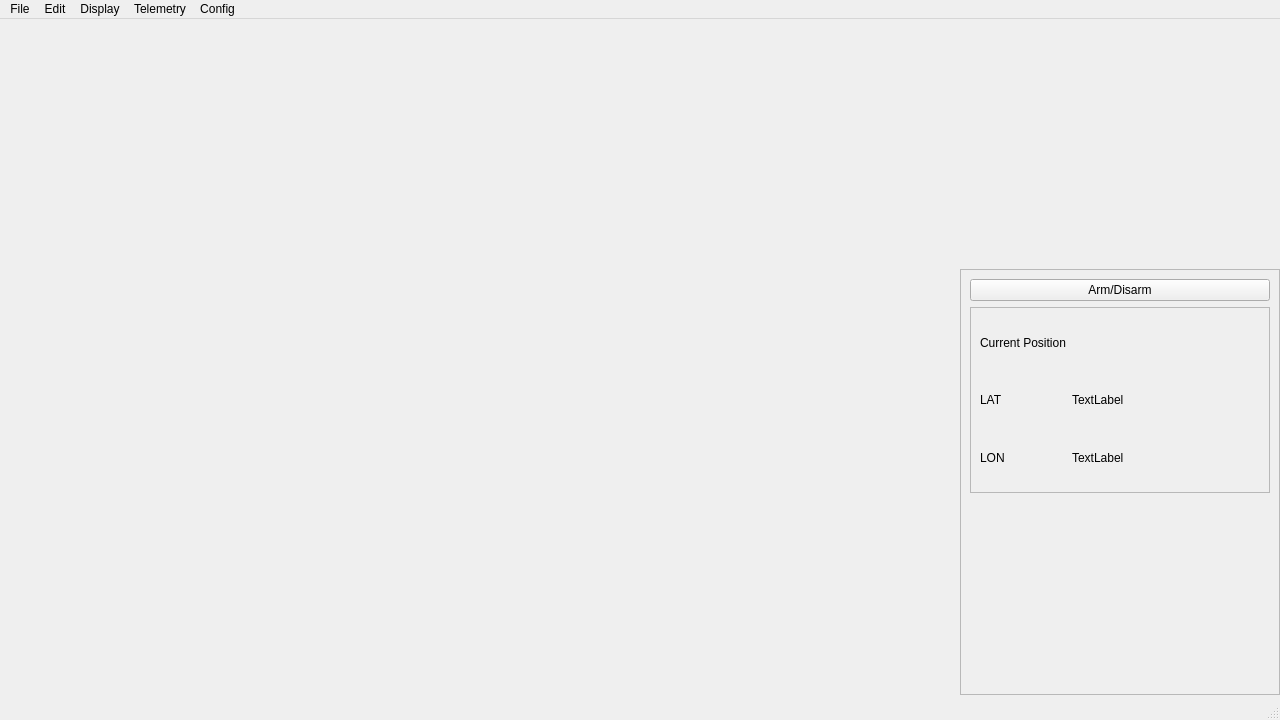
<?xml version="1.0" encoding="UTF-8"?>
<ui version="4.0">
 <class>MainWindow</class>
 <widget class="QMainWindow" name="MainWindow">
  <property name="geometry">
   <rect>
    <x>0</x>
    <y>0</y>
    <width>1280</width>
    <height>720</height>
   </rect>
  </property>
  <property name="sizePolicy">
   <sizepolicy hsizetype="Fixed" vsizetype="Fixed">
    <horstretch>0</horstretch>
    <verstretch>0</verstretch>
   </sizepolicy>
  </property>
  <property name="windowTitle">
   <string>RDT Ground Station</string>
  </property>
  <widget class="QWidget" name="centralwidget">
   <property name="sizePolicy">
    <sizepolicy hsizetype="Fixed" vsizetype="Fixed">
     <horstretch>0</horstretch>
     <verstretch>0</verstretch>
    </sizepolicy>
   </property>
   <widget class="QFrame" name="frame">
    <property name="geometry">
     <rect>
      <x>960</x>
      <y>250</y>
      <width>320</width>
      <height>426</height>
     </rect>
    </property>
    <property name="sizePolicy">
     <sizepolicy hsizetype="Fixed" vsizetype="Fixed">
      <horstretch>0</horstretch>
      <verstretch>0</verstretch>
     </sizepolicy>
    </property>
    <property name="frameShape">
     <enum>QFrame::StyledPanel</enum>
    </property>
    <property name="frameShadow">
     <enum>QFrame::Raised</enum>
    </property>
    <layout class="QVBoxLayout" name="verticalLayout">
     <item>
      <widget class="QPushButton" name="trackArm">
       <property name="text">
        <string>Arm/Disarm</string>
       </property>
      </widget>
     </item>
     <item>
      <widget class="QFrame" name="GPSframe">
       <property name="frameShape">
        <enum>QFrame::StyledPanel</enum>
       </property>
       <property name="frameShadow">
        <enum>QFrame::Raised</enum>
       </property>
       <layout class="QGridLayout" name="gridLayout">
        <item row="2" column="0">
         <widget class="QLabel" name="label_3">
          <property name="text">
           <string>LON</string>
          </property>
         </widget>
        </item>
        <item row="2" column="1">
         <widget class="QLabel" name="LonCord">
          <property name="text">
           <string>TextLabel</string>
          </property>
         </widget>
        </item>
        <item row="1" column="0">
         <widget class="QLabel" name="label_2">
          <property name="sizePolicy">
           <sizepolicy hsizetype="Maximum" vsizetype="Preferred">
            <horstretch>0</horstretch>
            <verstretch>0</verstretch>
           </sizepolicy>
          </property>
          <property name="text">
           <string>LAT</string>
          </property>
         </widget>
        </item>
        <item row="0" column="0">
         <widget class="QLabel" name="label">
          <property name="sizePolicy">
           <sizepolicy hsizetype="Preferred" vsizetype="Preferred">
            <horstretch>0</horstretch>
            <verstretch>0</verstretch>
           </sizepolicy>
          </property>
          <property name="text">
           <string>Current Position</string>
          </property>
         </widget>
        </item>
        <item row="1" column="1">
         <widget class="QLabel" name="LatCord">
          <property name="sizePolicy">
           <sizepolicy hsizetype="Minimum" vsizetype="Preferred">
            <horstretch>0</horstretch>
            <verstretch>0</verstretch>
           </sizepolicy>
          </property>
          <property name="text">
           <string>TextLabel</string>
          </property>
         </widget>
        </item>
       </layout>
      </widget>
     </item>
     <item>
      <widget class="QLabel" name="tracker">
       <property name="sizePolicy">
        <sizepolicy hsizetype="Preferred" vsizetype="Preferred">
         <horstretch>0</horstretch>
         <verstretch>0</verstretch>
        </sizepolicy>
       </property>
       <property name="text">
        <string/>
       </property>
       <property name="pixmap">
        <pixmap>sat3.png</pixmap>
       </property>
       <property name="scaledContents">
        <bool>true</bool>
       </property>
      </widget>
     </item>
    </layout>
   </widget>
  </widget>
  <widget class="QMenuBar" name="menubar">
   <property name="geometry">
    <rect>
     <x>0</x>
     <y>0</y>
     <width>1280</width>
     <height>21</height>
    </rect>
   </property>
   <widget class="QMenu" name="menuFile">
    <property name="title">
     <string>File</string>
    </property>
   </widget>
   <widget class="QMenu" name="menuEdit">
    <property name="title">
     <string>Edit</string>
    </property>
   </widget>
   <widget class="QMenu" name="menuDisplay_Settings">
    <property name="title">
     <string>Display</string>
    </property>
   </widget>
   <widget class="QMenu" name="menuTelemetry">
    <property name="title">
     <string>Telemetry</string>
    </property>
   </widget>
   <widget class="QMenu" name="menuCOnfig">
    <property name="title">
     <string>Config</string>
    </property>
   </widget>
   <addaction name="menuFile"/>
   <addaction name="menuEdit"/>
   <addaction name="menuDisplay_Settings"/>
   <addaction name="menuTelemetry"/>
   <addaction name="menuCOnfig"/>
  </widget>
  <widget class="QStatusBar" name="statusbar"/>
 </widget>
 <resources/>
 <connections/>
</ui>
